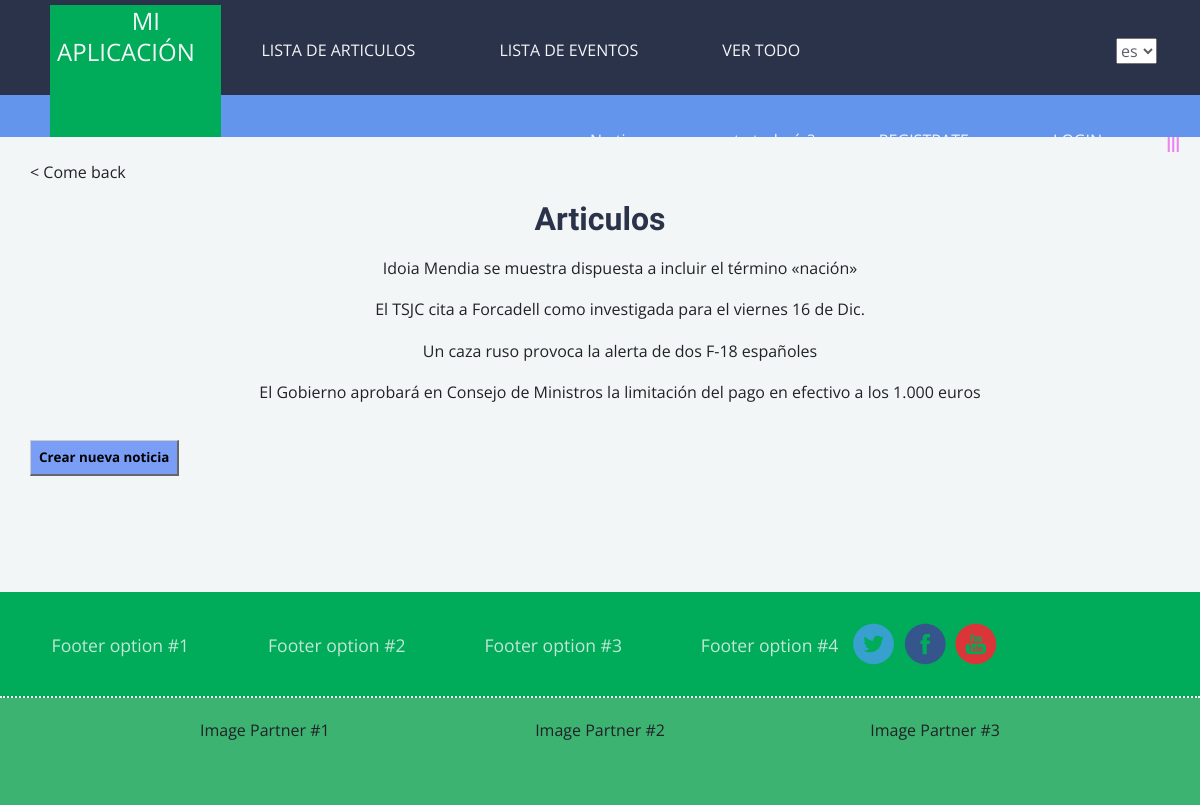
The page /myFirstApp/v1/news-item/ on the database its author committed.
### myFirstApp/models.py (models this page shows)
class BaseNews(Base):
    description = models.CharField(max_length=4000)

class NewsItem(BaseNews):
    publish_date = models.DateField(default=timezone.now)
    def __str__(self):
        return '{0}'.format(self.title)

class Base(models.Model):
    title = models.CharField(max_length=150)
    class Meta:
        abstract = True

class BaseNews(Base):
    description = models.CharField(max_length=4000)

### myFirstApp/views.py (the view)
def get_list_news_items(request):
    news_item = NewsItem.objects.all()
    return render(request, 'myFirstApp/news_item_list.html', {'news_items': news_item})

### base/context_processors.py (called while the page is built)
def breadcrumbs(request):
    view_name = resolve(request.path_info).url_name
    if view_name in breadcrumbs_views:
        return {'breadcrumbs': breadcrumbs_views[view_name]}
    return {}

### myFirstApp/templates/myFirstApp/news_item_list.html
{% extends 'base/base.html' %}
{% load i18n %}
{% load static %}
{% block extra_css %}
<link rel="stylesheet" href="{% static 'css/main.css' %}">
<link rel="stylesheet" href="{% static 'css/news.css' %}">
{% endblock extra_css %}
{% block content %}
<a href="{% url 'index' %}" style="float: left;"> < Come back</a>
<br>
<h1>{% trans "News items" %}</h1>
<ul>
    {% for item in news_items.all %}
    <a href="{% url 'news_item_detail' item.pk %}" > {{ item }} </a>
    <br />
    <br />
    {% endfor %}
</ul>
<div class="link-form">
    <a class="enlace-boton" href="{% url 'new_news_item' %}"> {% trans "Create news item" %} </a>
</div>
{% endblock content %}

### base/static/css/main.css (style rules this page uses)
html { font-family: sans-serif; -ms-text-size-adjust: 100%; -webkit-text-size-adjust: 100%; }
body { margin: 0; }
a { background-color: transparent; }
h1 { font-size: 2em; margin: 0.66667em 0; }
html { font-size: 1em; }
body { color: #5d5f65; font-family: 'Open Sans', 'Helvetica', sans-serif; font-weight: 400; line-height: 1.3; }
h1, h2, h3, h4, h5, h6 { color: #2b334a; font-family: "Advent Pro"; font-weight: 600; }
h1 { line-height: 0.8; margin: 0.77em 0; }
a { color: #212226; text-decoration: none; }
html, body { min-height: 100vh; }
html { background: #2b334a; }
body { color: #5d5f65; background-color: #f3f6f7; }
body { transition: max-width 0.35s ease-out, max-height 0.35s ease-out; }

### myFirstApp/static/css/news.css (style rules this page uses)
.enlace-boton { float: left; margin-right: 10px; font-size: 10pt; font-weight: bold; padding: 8px; background-color: #7A9DF5; color: #000000; text-decoration: none; }
.enlace-boton:link, .enlace-boton:visited { border-top: 1px solid #cccccc; border-bottom: 2px solid #666666; border-left: 1px solid #cccccc; border-right: 2px solid #666666; }

### rows shown on the page
NewsItem: title "Idoia Mendia se muestra dispuesta a incluir el término «nación»"
NewsItem: title "El TSJC cita a Forcadell como investigada para el viernes 16 de Dic."
NewsItem: title "Un caza ruso provoca la alerta de dos F-18 españoles"
NewsItem: title "El Gobierno aprobará en Consejo de Ministros la limitación del pago en efectivo a los 1.000 euros"

### other values the page prints
form field language "es"
